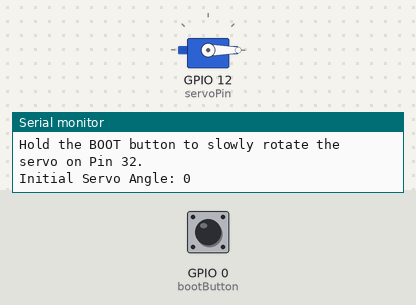
Bench run of a sketch on a simulated ESP32. Shown: servo, the last lines printed to the serial monitor. The inputs (shaded band) are chosen by the test bench; at power-on: GPIO 0 (bootButton) HIGH.

Above: at 2.2 s.
2.3 s: GPIO 0 (bootButton) pulled LOW for 3.2 s
At 6.0 s:
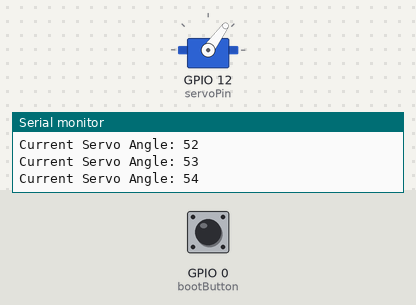
7.0 s: GPIO 0 (bootButton) pulled LOW for 1 s
At 9.1 s:
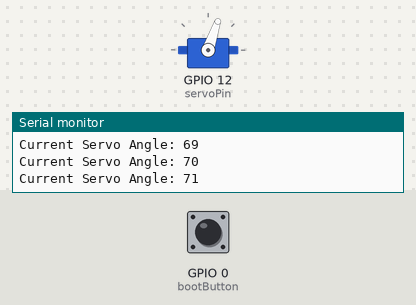
10.0 s: GPIO 0 (bootButton) pulled LOW for 1 s
At 11.7 s:
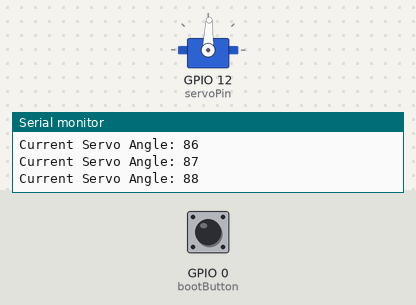
13.0 s: GPIO 0 (bootButton) pulled LOW for 3.2 s
At 16.5 s:
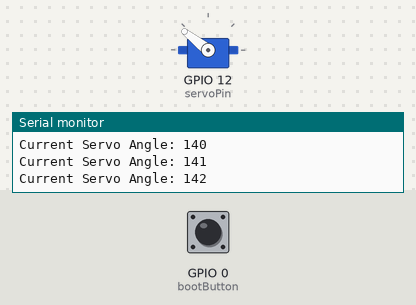
17.7 s: GPIO 0 (bootButton) pulled LOW for 3.2 s
Timing chart, 0 to 22.4 s (numbered marks = the images above; inputs shaded):
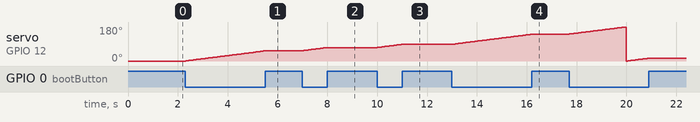

The sketch:

servo_calibration_test.ino
```cpp
/*
  Servo Calibration Test Sketch

  Used to determine the physical limit of the servo connected to Pin 32.
  Press and hold the BOOT button (GPIO 0) to slowly turn the servo.
  The current angle will print to the Serial Monitor.

  When it reaches 180, it will wrap back to 0.
  4: 30 180
  3: 10 180
  2: 30 180
  1: 0 180
  0: 0 180
*/

#include <ESP32Servo.h>

const int servoPin = 12;
const int bootButton = 0;

Servo testServo;
int currentAngle = 0;

void setup() {
  Serial.begin(115200);
  delay(1000);
  Serial.println("\n--- SERVO CALIBRATION TEST ---");
  Serial.println("Hold the BOOT button to slowly rotate the servo on Pin 32.");

  pinMode(bootButton, INPUT_PULLUP);

  // Allocate a PWM timer and set period hertz
  ESP32PWM::allocateTimer(0);
  testServo.setPeriodHertz(50);
  testServo.attach(servoPin, 500, 2500); // Widest standard pulse limits

  // Start at 0 degrees
  testServo.write(currentAngle);
  Serial.print("Initial Servo Angle: ");
  Serial.println(currentAngle);
}

void loop() {
  // Check if BOOT button is pressed (active LOW)
  if (digitalRead(bootButton) == LOW) {
    currentAngle++;
    if (currentAngle > 180) {
      currentAngle = 0; // Wrap around to 0
      Serial.println("\n--- Wrapped back to 0 ---");
    }

    testServo.write(currentAngle);

    Serial.print("Current Servo Angle: ");
    Serial.println(currentAngle);

    delay(50); // Controls rotation speed (50ms per degree)
  }
  delay(10); // Maintain stability
}
```

Measured:
- after the input at 2.3 s, servo on GPIO 12 (servoPin): moves from 0° to 54° over 3.2 s, starting at once
- after the input at 7.0 s, servo on GPIO 12 (servoPin): moves from 54° to 71° over 0.96 s, starting at once
- after the input at 10.0 s, servo on GPIO 12 (servoPin): moves from 71° to 88° over 0.96 s, starting at once
- after the input at 13.0 s, servo on GPIO 12 (servoPin): moves from 88° to 142° over 3.2 s, starting at once
